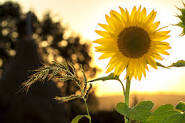
#> input picture images.jpg, 185 x 123 px
$ python task8.py
#> lines starting #> are read from the running program, lines starting #| are printed output that depends on the picture
#повернуть изображение на 45 градусов
import cv2 as cv

#Поиск изображения по источнику
image = cv.imread('images.jpg')
#> image is the input picture: shape (123, 185, 3); mean B, G, R 79.6, 129.3, 146.9
(h, w) = image.shape[:2]
#> h = 123; w = 185
center = (w / 2, h / 2)
#> center = (92.5, 61.5)
angle = 45
scale = 1
#Вращающееся изображение
M = cv.getRotationMatrix2D(center, angle, scale)
rotated = cv.warpAffine(image, M, (w, h))
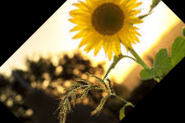
#> rotated: shape (123, 185, 3); mean B, G, R 61.4, 103.9, 119.4
cv.imwrite('task8-image/45_degree_image.jpg', rotated)

$ run again, with download.jpg copied over images.jpg
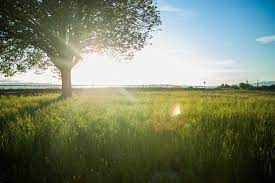
#> input picture download.jpg, 275 x 183 px
#> image is the input picture: shape (183, 275, 3); mean B, G, R 104.1, 128.9, 119.8
#> `rotated = cv.warpAffine(image, M, (w, h))`:
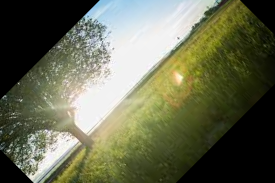
#> rotated: shape (183, 275, 3); mean B, G, R 82, 106.2, 103.2
